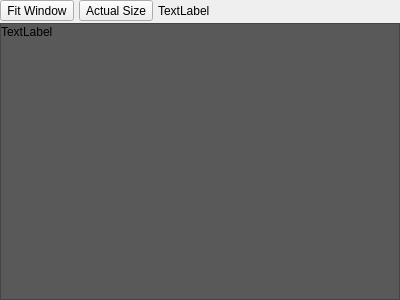
<?xml version="1.0" encoding="UTF-8"?>
<ui version="4.0">
 <class>Form</class>
 <widget class="QWidget" name="Form">
  <property name="geometry">
   <rect>
    <x>0</x>
    <y>0</y>
    <width>400</width>
    <height>300</height>
   </rect>
  </property>
  <property name="windowTitle">
   <string>Form</string>
  </property>
  <layout class="QVBoxLayout" name="verticalLayout">
   <property name="spacing">
    <number>2</number>
   </property>
   <property name="margin">
    <number>0</number>
   </property>
   <item>
    <layout class="QHBoxLayout" name="horizontalLayout">
     <property name="spacing">
      <number>5</number>
     </property>
     <item>
      <widget class="QToolButton" name="buttonFit">
       <property name="text">
        <string>Fit Window</string>
       </property>
      </widget>
     </item>
     <item>
      <widget class="QToolButton" name="buttonActual">
       <property name="text">
        <string>Actual Size</string>
       </property>
      </widget>
     </item>
     <item>
      <widget class="QLabel" name="labelInfo">
       <property name="text">
        <string>TextLabel</string>
       </property>
      </widget>
     </item>
    </layout>
   </item>
   <item>
    <widget class="QScrollArea" name="scrollArea">
     <property name="styleSheet">
      <string notr="true">background-color:rgb(89, 89, 89)</string>
     </property>
     <property name="widgetResizable">
      <bool>true</bool>
     </property>
     <widget class="QWidget" name="scrollInner">
      <property name="geometry">
       <rect>
        <x>0</x>
        <y>0</y>
        <width>398</width>
        <height>271</height>
       </rect>
      </property>
      <widget class="QLabel" name="labelImage">
       <property name="geometry">
        <rect>
         <x>0</x>
         <y>0</y>
         <width>62</width>
         <height>16</height>
        </rect>
       </property>
       <property name="text">
        <string>TextLabel</string>
       </property>
      </widget>
     </widget>
    </widget>
   </item>
  </layout>
 </widget>
 <resources/>
 <connections/>
</ui>
